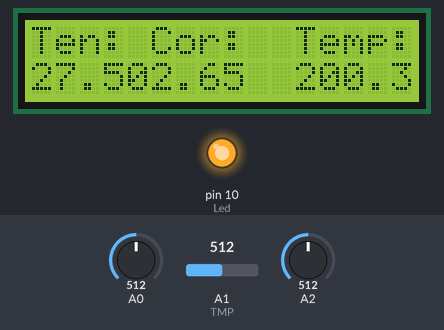
Bench run of a sketch on a simulated Arduino Uno, built with avr-gcc and run on an emulated ATmega328P. Parts: 16×2 character LCD, output pins drawn as LEDs (lit = HIGH). Inputs (shaded band) come from the test bench; at power-on: A0 = 512, A1 (TMP) = 512, A2 = 512. What the sketch prints to the serial monitor is not drawn.

Above: at 1.2 s.
1.3 s: A0 set to 480
At 2.4 s:
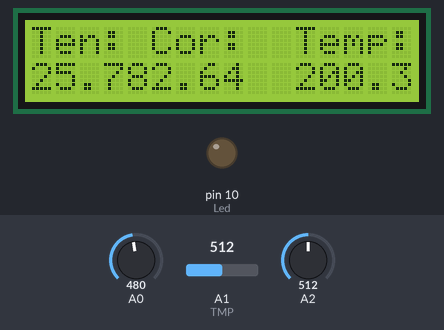
At 13.8 s:
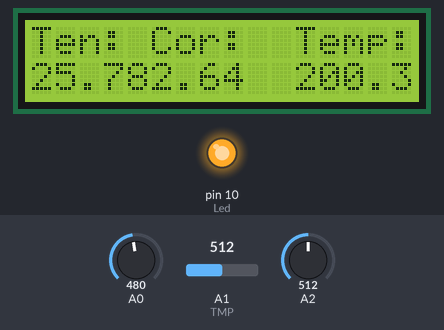
Timing chart, 0 to 14.6 s (numbered marks = the images above; inputs shaded):
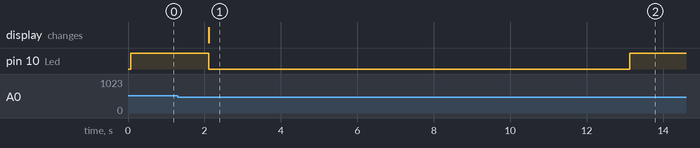

Measured:
- the behaviour switches between 494 and 493 on A0 (found by bisection; images 0 and 1)
- after the input at 1.3 s, pin 10 (Led): HIGH → LOW after 0.81 s, → HIGH 11.0 s later; the display: changes after 0.81 s (image 1)

The sketch:

CarregadoBateriaLipo.ino
```cpp
#include <LiquidCrystal.h>
LiquidCrystal lcd(12, 11, 5, 4, 3, 2);

int TMP = 15;
int cont = 0;
float R1 = 10000.0;
float R2 = 100000.0;
float mediaTemperatura;
float tensaoMedia;
float tensaoMedia2;
float tensaoMediaAnterior;
int multiplicador = 10;
int Led = 10;
//Corrente
int sensor = A2;
int valorSensor = 0;
float const multiplicadorCorrente = 0.0049;
float corrente = 0;


void setup()
{
  pinMode(TMP, INPUT);
  pinMode(Led,OUTPUT);
  lcd.begin(16, 2);
  Serial.begin(9600);
}

void loop()
{

  tensaoMedia = lerTencao(A0,20) * multiplicador;
  corrente = lerCorrente(sensor, 20);
  tensaoMedia2 = tensaoMedia +1;
  Serial.print("Tensao: ");
  Serial.print(tensaoMedia);
  Serial.print("\t corrente: ");
  Serial.println(corrente, 3);
  mediaTemperatura = lerTemperatura(TMP,20);
  Serial.print("\nTemperatura: ");
  Serial.println(mediaTemperatura);
  Serial.print("\n\n");
  digitalWrite(Led,HIGH);
  //LCD tensão
  lcd.setCursor(0,0);
  lcd.print("Ten:");
  lcd.setCursor(0,1);
  lcd.print(tensaoMedia,2);
  lcd.setCursor(5,0);
  lcd.print("Cor:");
  lcd.setCursor(5,1);
  lcd.print(corrente,2);
  lcd.setCursor(11,0);
  lcd.print("Temp:");
  lcd.setCursor(11,1);
  lcd.print(mediaTemperatura,2);
  if(tensaoMediaAnterior > tensaoMedia2)
  {
    while(mediaTemperatura <= 50.0)
    {
      digitalWrite(Led,HIGH);
      mediaTemperatura = lerTemperatura(TMP,20);
      lcd.setCursor(11,0);
     lcd.print("Temp:");
      lcd.setCursor(11,1);
    lcd.print(mediaTemperatura);

    }
    digitalWrite(Led,LOW);
    tensaoMediaAnterior = 0;
    delay(10000);
  }
   tensaoMediaAnterior = tensaoMedia;
  delay(1000);
}
 float lerTencao(int portaAnalogica, int amostras)
 {
   float valorAnalogico;
   float mediaTensao;
   float tensaoEntrada;

   for(int i = 0;i < amostras; i++)
   {
     valorAnalogico = analogRead(portaAnalogica);
     tensaoEntrada = (valorAnalogico * 5.0) / 1024;
     mediaTensao += tensaoEntrada / (R2/(R1+R2));
   }
   return mediaTensao / amostras;
 }

float lerTemperatura(int portaAnalogica, int amostras)
{
  float entrada;
  float temperatura;
  float mediaTemperatura;
  for(int i = 0;i < amostras; i++)
   {
      entrada = analogRead(TMP)*(5.0/1023);
      temperatura = (entrada - 0.5)*100;
       mediaTemperatura += temperatura;
   }
  return mediaTemperatura / amostras;
}
float lerCorrente(int portaAnalogica, int amostras) {
  float valorCorrete;
  float somaCorrente;

  for (int i = 0; i < amostras; i++) {
    valorCorrete = analogRead(portaAnalogica) * multiplicadorCorrente;
    somaCorrente += valorCorrete;
  }
  return somaCorrente / amostras;
}
```
